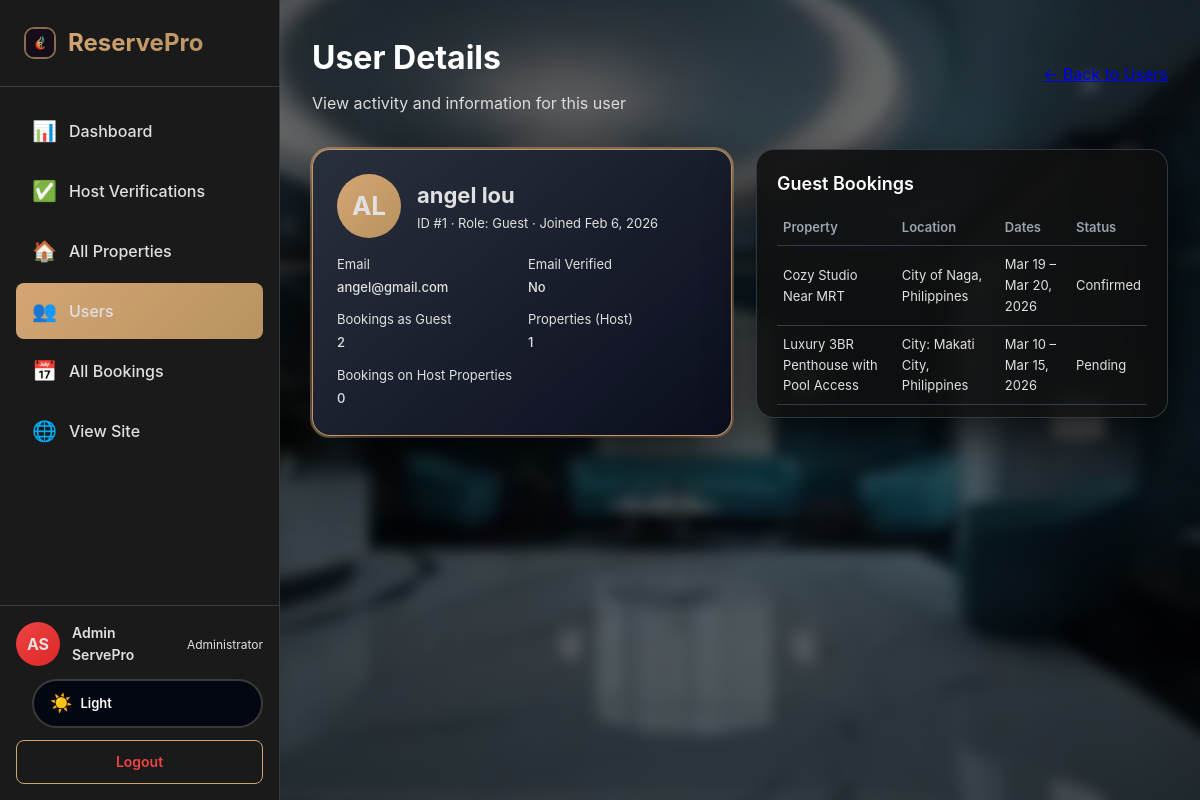
The page /admin/view-user.php?id=1 (signed in) on the database its author committed.
### tables this page shows
CREATE TABLE `users` (
  `id` int(11) NOT NULL,
  `first_name` varchar(50) NOT NULL,
  `last_name` varchar(50) NOT NULL,
  `date_of_birth` date DEFAULT NULL,
  `email` varchar(100) NOT NULL,
  `password` varchar(255) NOT NULL,
  `created_at` timestamp NOT NULL DEFAULT current_timestamp(),
  `role` enum('guest','host','admin') DEFAULT 'guest',
  `email_verified` tinyint(1) NOT NULL DEFAULT 0,
  `verification_token` varchar(100) DEFAULT NULL,
  `host_verified` tinyint(1) NOT NULL DEFAULT 0,
  `host_verification_status` enum('none','under review','approved','rejected') NOT NULL DEFAULT 'none'
);

CREATE TABLE `bookings` (
  `id` int(11) NOT NULL,
  `property_id` int(11) NOT NULL,
  `guest_id` int(11) NOT NULL,
  `check_in` date NOT NULL,
  `check_out` date NOT NULL,
  `guests` int(11) NOT NULL,
  `total_price` decimal(10,2) NOT NULL,
  `status` enum('pending','confirmed','cancelled','completed') DEFAULT 'pending',
  `booking_date` timestamp NOT NULL DEFAULT current_timestamp()
);

CREATE TABLE `properties` (
  `id` int(11) NOT NULL,
  `host_id` int(11) NOT NULL,
  `title` varchar(255) NOT NULL,
  `description` text NOT NULL,
  `property_type` enum('house','apartment','condo','villa','hotel') NOT NULL,
  `address` text NOT NULL,
  `city` varchar(100) NOT NULL,
  `country` varchar(100) NOT NULL,
  `price_per_night` decimal(10,2) NOT NULL,
  `max_guests` int(11) NOT NULL,
  `bedrooms` int(11) NOT NULL,
  `bathrooms` int(11) NOT NULL,
  `latitude` decimal(10,8) DEFAULT NULL,
  `longitude` decimal(11,8) DEFAULT NULL,
  `auto_accept_bookings` tinyint(1) NOT NULL DEFAULT 0,
  `average_rating` decimal(3,2) DEFAULT NULL,
  `review_count` int(11) NOT NULL DEFAULT 0,
  `status` enum('pending','approved','rejected','suspended','out_of_order') DEFAULT 'pending',
  `admin_notes` text DEFAULT NULL,
  `created_at` timestamp NOT NULL DEFAULT current_timestamp(),
  `updated_at` timestamp NOT NULL DEFAULT current_timestamp() ON UPDATE current_timestamp()
);

### config/session.php (called while the page is built, shortened)
<?php
function getCurrentUser() {
    $conn = getDBConnection();
    $user_id = $_SESSION['user_id'];
    $stmt = $conn->prepare("SELECT id, first_name, last_name, email, role, IFNULL(host_verified, 0) AS host_verified FROM users WHERE id = ?");
    $stmt->bind_param("i", $user_id);
    $stmt->execute();
    $result = $stmt->get_result();
    $user = $result->fetch_assoc();
    return $user;
}
?>

### admin/view-user.php (the view, shortened to what this page needs)
<?php
require_once __DIR__ . '/../config/session.php';
$currentUser = getCurrentUser();
$user_id = isset($_GET['id']) ? (int) $_GET['id'] : 0;
$conn = getDBConnection();
$stmt = $conn->prepare("
    SELECT
        u.*,
        (SELECT COUNT(*) FROM properties WHERE host_id = u.id)               AS total_properties,
        (SELECT COUNT(*) FROM bookings  WHERE guest_id = u.id)              AS total_bookings_as_guest,
        (SELECT COUNT(*)
           FROM bookings b
           JOIN properties p ON b.property_id = p.id
          WHERE p.host_id = u.id)                                           AS total_bookings_as_host
    FROM users u
    WHERE u.id = ?
    LIMIT 1
");
$stmt->bind_param('i', $user_id);
$stmt->execute();
$userResult = $stmt->get_result();
$viewUser = $userResult->fetch_assoc();
$properties = [];
$bookings_guest = [];
if ($viewUser['role'] === 'guest') {
    $stmt = $conn->prepare("
        SELECT
            b.*,
            p.title  AS property_title,
            p.city   AS property_city,
            p.country AS property_country
        FROM bookings b
        JOIN properties p ON b.property_id = p.id
        WHERE b.guest_id = ?
        ORDER BY b.booking_date DESC
        LIMIT 20
    ");
    $stmt->bind_param('i', $user_id);
    $stmt->execute();
    $bookings_guest = $stmt->get_result()->fetch_all(MYSQLI_ASSOC);
}
$bookings_host = [];
function bool_label($value) {
    return $value ? 'Yes' : 'No';
}
?>
<!DOCTYPE html>
<html lang="en">
<head>
    <link rel="stylesheet" href="../assets/css/style.css?v=25.0">
    <link rel="stylesheet" href="../assets/css/host-dashboard.css?v=25.0">
    <link rel="stylesheet" href="../assets/css/admin.css?v=25.0">
    <link rel="stylesheet" href="../assets/css/theme-toggle.css?v=25.0">
</head>
<body class="dashboard-page">
    <div class="host-layout">
        <aside class="host-sidebar">
            <div class="sidebar-header">
                <a href="../home.php" class="sidebar-brand">
                    <?php require __DIR__ . '/../includes/brand-icon-svg.php'; ?>
                    <span>ReservePro</span>
                </a>
            </div>
            <nav class="sidebar-nav">
                <a href="dashboard.php" class="nav-item">
                    <span class="nav-icon">📊</span>
                    <span>Dashboard</span>
                </a>
                <a href="host-verifications.php" class="nav-item">
                    <span class="nav-icon">✅</span>
                    <span>Host Verifications</span>
                </a>
                <a href="properties.php" class="nav-item">
                    <span class="nav-icon">🏠</span>
                    <span>All Properties</span>
                </a>
                <a href="users.php" class="nav-item active">
                    <span class="nav-icon">👥</span>
                    <span>Users</span>
                </a>
                <a href="bookings.php" class="nav-item">
                    <span class="nav-icon">📅</span>
                    <span>All Bookings</span>
                </a>
                <a href="../home.php" class="nav-item">
                    <span class="nav-icon">🌐</span>
                    <span>View Site</span>
                </a>
            </nav>
            <div class="sidebar-footer">
                <div class="user-profile">
                    <div class="user-avatar" style="background: linear-gradient(135deg, #EF4444, #DC2626);">
                        <?php echo strtoupper(substr($currentUser['first_name'], 0, 1) . substr($currentUser['last_name'], 0, 1)); ?>
                    </div>
                    <div class="user-info">
                        <div class="user-name"><?php echo htmlspecialchars($currentUser['first_name'] . ' ' . $currentUser['last_name']); ?></div>
                        <div class="user-role">Administrator</div>
                    </div>
                </div>
                <div class="theme-toggle" style="margin-bottom: 12px;">
                    <span class="theme-toggle-icon">☀️</span>
                    <span class="theme-toggle-text">Light</span>
                </div>
                <a href="../logout.php" class="btn-logout">Logout</a>
            </div>
        </aside>
        <main class="host-main">
            <div class="host-header">
                <div>
                    <h1>User Details</h1>
                    <p class="subtitle">View activity and information for this user</p>
                </div>
                <a href="users.php" class="nav-btn-outline">← Back to Users</a>
            </div>
            <div class="user-details-layout">
                <section class="user-summary-card">
                    <div class="user-summary-header">
                        <div class="user-summary-avatar">
                            <?php echo strtoupper(substr($viewUser['first_name'], 0, 1) . substr($viewUser['last_name'], 0, 1)); ?>
                        </div>
                        <div>
                            <div class="user-summary-name">
                                <?php echo htmlspecialchars($viewUser['first_name'] . ' ' . $viewUser['last_name']); ?>
                            </div>
                            <div class="user-summary-meta">
                                ID #<?php echo $viewUser['id']; ?> ·
                                Role: <?php echo ucfirst($viewUser['role']); ?> ·
                                Joined <?php echo date('M j, Y', strtotime($viewUser['created_at'])); ?>
                            </div>
                        </div>
                    </div>
                    <div class="user-meta-grid">
                        <div>
                            <div class="user-meta-item-label">Email</div>
                            <div class="user-meta-item-value"><?php echo htmlspecialchars($viewUser['email']); ?></div>
                        </div>
                        <div>
                            <div class="user-meta-item-label">Email Verified</div>
                            <div class="user-meta-item-value">
                                <?php echo bool_label((bool)($viewUser['email_verified'] ?? 0)); ?>
                            </div>
                        </div>
                        <div>
                            <div class="user-meta-item-label">Bookings as Guest</div>
                            <div class="user-meta-item-value">
                                <?php echo (int)($viewUser['total_bookings_as_guest'] ?? 0); ?>
                            </div>
                        </div>
                        <div>
                            <div class="user-meta-item-label">Properties (Host)</div>
                            <div class="user-meta-item-value">
                                <?php echo (int)($viewUser['total_properties'] ?? 0); ?>
                            </div>
                        </div>
                        <div>
                            <div class="user-meta-item-label">Bookings on Host Properties</div>
                            <div class="user-meta-item-value">
                                <?php echo (int)($viewUser['total_bookings_as_host'] ?? 0); ?>
                            </div>
                        </div>
                    </div>
                </section>
                <section>
                    <?php if ($viewUser['role'] === 'host'): ?>
                        <div class="detail-section">
                            <h2>Host Properties</h2>
                            <?php if (empty($properties)): ?>
                                <small>No properties listed yet.</small>
                            <?php else: ?>
                                <table class="mini-table">
                                    <thead>
                                        <tr>
                                            <th>Property</th>
                                            <th>Location</th>
                                            <th>Status</th>
                                            <th>Price / night</th>
                                        </tr>
                                    </thead>
                                    <tbody>
                                        <?php foreach ($properties as $p): ?>
                                            <tr>
                                                <td><?php echo htmlspecialchars($p['title']); ?></td>
                                                <td><?php echo htmlspecialchars($p['city'] . ', ' . $p['country']); ?></td>
                                                <td><?php echo ucfirst($p['status']); ?></td>
                                                <td>₱<?php echo number_format($p['price_per_night'], 0); ?></td>
                                            </tr>
                                        <?php endforeach; ?>
                                    </tbody>
                                </table>
                            <?php endif; ?>
                        </div>
                        <div class="detail-section">
                            <h2>Bookings on Host Properties</h2>
                            <?php if (empty($bookings_host)): ?>
                                <small>No bookings yet.</small>
                            <?php else: ?>
                                <table class="mini-table">
                                    <thead>
                                        <tr>
                                            <th>Property</th>
                                            <th>Guest</th>
                                            <th>Dates</th>
                                            <th>Status</th>
                                        </tr>
                                    </thead>
                                    <tbody>
                                        <?php foreach ($bookings_host as $b): ?>
                                            <tr>
                                                <td><?php echo htmlspecialchars($b['property_title']); ?></td>
                                                <td><?php echo htmlspecialchars($b['guest_first_name'] . ' ' . $b['guest_last_name']); ?></td>
                                                <td>
                                                    <?php echo date('M j', strtotime($b['check_in'])); ?>
                                                    –
                                                    <?php echo date('M j, Y', strtotime($b['check_out'])); ?>
                                                </td>
                                                <td><?php echo ucfirst($b['status']); ?></td>
                                            </tr>
                                        <?php endforeach; ?>
                                    </tbody>
                                </table>
                            <?php endif; ?>
                        </div>
                    <?php elseif ($viewUser['role'] === 'guest'): ?>
                        <div class="detail-section">
                            <h2>Guest Bookings</h2>
                            <?php if (empty($bookings_guest)): ?>
                                <small>No bookings yet.</small>
                            <?php else: ?>
                                <table class="mini-table">
                                    <thead>
                                        <tr>
                                            <th>Property</th>
                                            <th>Location</th>
                                            <th>Dates</th>
                                            <th>Status</th>
                                        </tr>
                                    </thead>
                                    <tbody>
                                        <?php foreach ($bookings_guest as $b): ?>
                                            <tr>
                                                <td><?php echo htmlspecialchars($b['property_title']); ?></td>
                                                <td><?php echo htmlspecialchars($b['property_city'] . ', ' . $b['property_country']); ?></td>
                                                <td>
                                                    <?php echo date('M j', strtotime($b['check_in'])); ?>
                                                    –
                                                    <?php echo date('M j, Y', strtotime($b['check_out'])); ?>
                                                </td>
                                                <td><?php echo ucfirst($b['status']); ?></td>
                                            </tr>
                                        <?php endforeach; ?>
                                    </tbody>
                                </table>
                            <?php endif; ?>
                        </div>
                    <?php endif; ?>
                </section>
            </div>
        </main>
    </div>
</body>
</html>

### rows shown on the page
users: first_name+last_name "AS", first_name+last_name "Admin ServePro"
users: first_name+last_name "AL", first_name+last_name "angel lou", id "1", role "Guest", created_at "Feb 6, 2026", email "angel@gmail.com", email_verified "No"
bookings: property.title "Cozy Studio Near MRT", property.country "City of Naga, Philippines", check_in "Mar 19", check_out "Mar 20, 2026", status "Confirmed"
bookings: property.title "Luxury 3BR Penthouse with Pool Access", property.country "City: Makati City, Philippines", check_in "Mar 10", check_out "Mar 15, 2026", status "Pending"

### other values the page prints
$viewUser['total_bookings_as_guest'] "2"
$viewUser['total_properties'] "1"
$viewUser['total_bookings_as_host'] "0"
